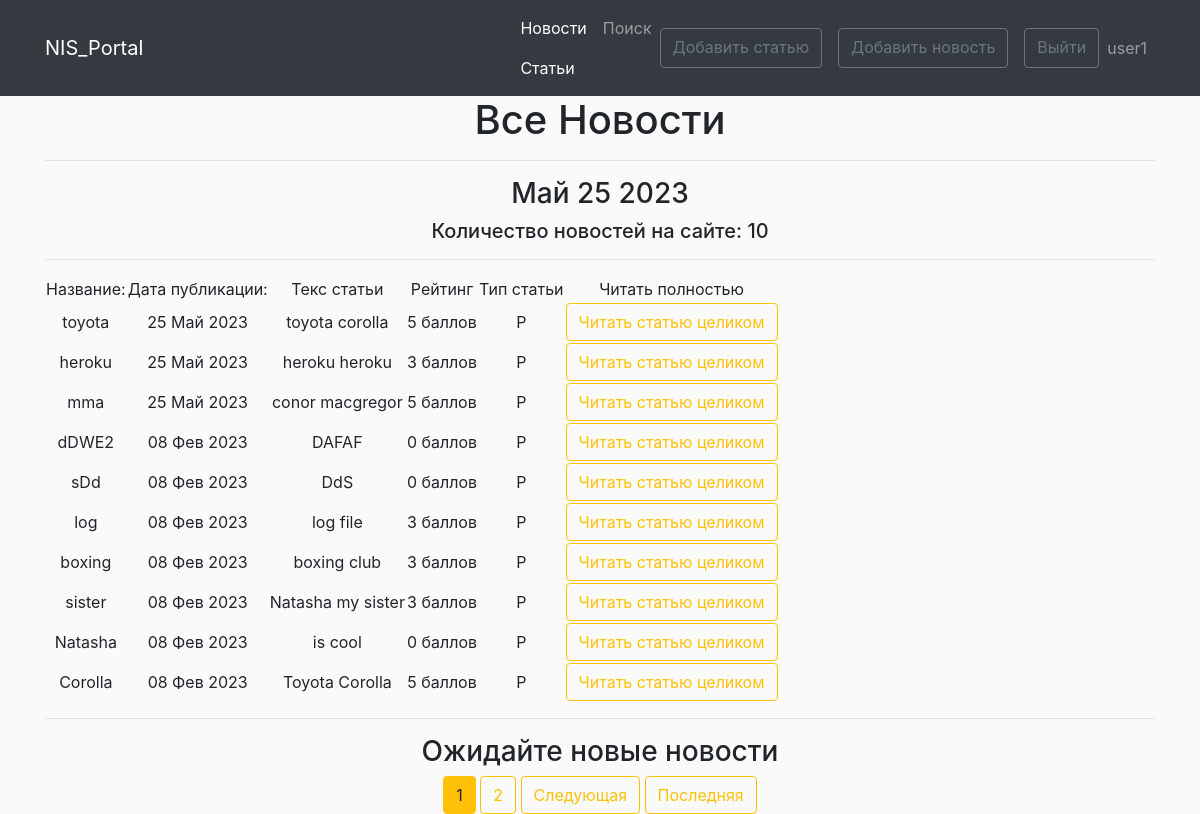
/posts/articles/ (signed in), run on the app's committed database.
### news/models.py (models this page shows, shortened)
class Post(models.Model):
    post = 'P'
    news = 'N'
    author = models.ForeignKey(Author, verbose_name='Автор', on_delete=models.CASCADE, related_name='posts')
    select = models.CharField('Статья или Новость', max_length=10, choices=SELECT, default=post)
    date = models.DateTimeField('Дата', default=timezone.now)
    categories = models.ManyToManyField(Category, through='PostCategory', verbose_name='Категория:')
    title = models.CharField('Название статьи', max_length=120, unique=True)
    text = models.TextField('Основной текст статьи')
    rating_post = models.IntegerField(default=0, verbose_name='Рейтинг:')
    class Meta:
        verbose_name = 'Пост'
        verbose_name_plural = 'Посты'
        ordering = ['-date']  # сортировка с конца списка articles

### news/views.py (the view)
# urls.py: path('articles/', cache_page(6*2)(views.ShowNewsView.as_view()), name='articles-main'),
class ShowNewsView(ListView):
    model = Post  # Указываем модель, объекты которой мы будем выводить
    ordering = ['-date']  # Поле, которое будет использоваться для сортировки объектов
    template_name = 'news/showNews.html'  # Указываем имя шаблона, в котором будут все инструкции о том, как именно пользователю должны быть показаны наши объекты
    context_object_name = 'news'  # Это имя списка, в котором будут лежать все объекты в HTML обращаемся к нему!!!
    paginate_by = 10  # постраничный вывод, сколько объектов выводим на 1 страницу
    def get_context_data(self, **kwargs):
        context = super().get_context_data(**kwargs)
        context['time_now'] = datetime.utcnow()
        context['next_news'] = 'Ожидайте новые новости'
        return context
    def get_queryset(self):
        if 'news' in self.request.path:
            self.queryset = super().get_queryset().filter(select='N')
            return self.queryset
        else:
            self.queryset = super().get_queryset().filter(select='P')
            return self.queryset

### news/templatetags/custom_filters.py (called while the page is built)
@register.filter()
def currency(value, code):
    postfix = CURRENCIES_SYMBOLS[code]
    return f'{value} {postfix}'

### news/templates/news/showNews.html (shortened to what this page needs)
{% extends 'news/base.html' %}
{% load custom_filters %}
{% load cache %}
{% block content %}
   <h1>Все Новости</h1>
   <hr>
    <h3>{{ time_now|date:'M d Y' }}</h3>
    {% cache 200 post_count %}
    <h5>Количество новостей на сайте: {{news|length}}</h5>
    {% endcache %}
    <hr>
   {% if news %}
       <table>
           <tr>
               <td>Название:</td>
               <td>Дата публикации:</td>
               <td>Текс статьи</td>
               <td>Рейтинг</td>
               <td>Тип статьи</td>
               <td>Читать полностью</td>
           </tr>
           {% for new in news %}
           <tr>
               <td>{{ new.title }}</td>
               <td>{{ new.date|date:'d M Y' }}</td>
               <td>{{ new.text|truncatechars:20 }}</td>
               <td>{{ new.rating_post|currency:"score" }}</td>
               <td>{{ new.select }}</td>
               {% if new.select == 'N'%}
               <td><a href="{% url 'news-detail' new.id %}" class="btn btn-outline-warning">Читать новость целиком</a></td>
               {% elif new.select == 'P'%}
               <td><a href="{% url 'articles-detail' new.id %}" class="btn btn-outline-warning">Читать статью целиком</a></td>
               {% else %}
               <td> Неизвестный тип контекта </td>
               {% endif %}
           </tr>
           {% endfor %}
       </table>
   {% else %}
       <h2>Новостей пока нет!</h2>
   {% endif %}
    <hr>
    <h3> {{ next_news|default_if_none:"Чуть позже появятся новые новости!" }} </h3>
   {% if is_paginated %}
      {% for num in page_obj.paginator.page_range %}
        {% if num == page_obj.number %}
          <button class="btn btn-warning">{{ num }}</button>
        {% elif num > page_obj.number|add:'-2' and num < page_obj.number|add:'2' %}
          <a href="?page={{ num }}" class="btn btn-outline-warning">{{ num }}</a>
        {% endif %}
      {% endfor %}
      {% if page_obj.has_next %}
        <a href="?page={{ page_obj.next_page_number }}" class="btn btn-outline-warning">Следующая</a>
        <a href="?page={{ page_obj.paginator.num_pages }}" class="btn btn-outline-warning">Последняя</a>
      {% endif %}
    {% endif %}
{% endblock content %}

### news/templates/news/base.html (shortened to what this page needs)
<!DOCTYPE html>
<html lang="en">
    <head>
        {% load static %}
        <link rel="stylesheet" href="https://stackpath.bootstrapcdn.com/bootstrap/4.1.3/css/bootstrap.min.css">
        <link href="{% static 'news/main.css' %}" rel="stylesheet" />
    </head>
    <body>
        <nav class="navbar navbar-expand-lg navbar-dark bg-dark static-top">
   <div class="container">
       <a class="navbar-brand" href="#">NIS_Portal</a>
       <div class="collapse navbar-collapse" id="navbarResponsive">
           <ul class="navbar-nav ml-auto">
               <li class="nav-item active">
                   <a class="nav-link" href="{% url 'news-main' %}">Новости
                   </a>
                   <a class="nav-link" href="{% url 'articles-main' %}">Статьи
                   </a>
               </li>
               <li class="nav-item">
                   <a class="nav-link" href="{% url 'news-search' %}">Поиск</a>
               </li>
           </ul>
           <div class="navbar-nav">
               {% if user.is_authenticated %}
               <a href="{% url 'articles-create' %}" class="btn btn-outline-secondary mr-3">Добавить статью</a>
               <a href="{% url 'news-create' %}" class="btn btn-outline-secondary mr-3">Добавить новость</a>
               <a href="{% url 'user-exit' %}" class="btn btn-outline-secondary">Выйти</a>
               <a class="nav-link" href="{% url 'profile' %}">{{ user.username }}</a>
               {% else %}
                <a href="{% url 'user-input' %}" class="btn btn-outline-secondary">Войти</a>
                <a href="{% url 'reg' %}" class="btn btn-outline-secondary mr-2">Регистрация</a>
               {% endif %}
           </div>
       </div>
   </div>
</nav>
        <div class="container">
            <div class="row">
                <div class="col-lg-12 text-center">
           {% block content %}
           {% endblock content %}
                </div>
            </div>
        </div>
    </body>
</html>

### news/static/news/main.css (style rules this page uses)
body { background: #fafafa }

### data on the page
Post: title "toyota", date "25 Май 2023", text "toyota corolla", rating_post "5 баллов", select "P", shows "Читать статью целиком"
Post: title "heroku", date "25 Май 2023", text "heroku heroku", rating_post "3 баллов", select "P", shows "Читать статью целиком"
Post: title "mma", date "25 Май 2023", text "conor macgregor", rating_post "5 баллов", select "P", shows "Читать статью целиком"
Post: title "dDWE2", date "08 Фев 2023", text "DAFAF", rating_post "0 баллов", select "P", shows "Читать статью целиком"
Post: title "sDd", date "08 Фев 2023", text "DdS", rating_post "0 баллов", select "P", shows "Читать статью целиком"
Post: title "log", date "08 Фев 2023", text "log file", rating_post "3 баллов", select "P", shows "Читать статью целиком"
Post: title "boxing", date "08 Фев 2023", text "boxing club", rating_post "3 баллов", select "P", shows "Читать статью целиком"
Post: title "sister", date "08 Фев 2023", text "Natasha my sister", rating_post "3 баллов", select "P", shows "Читать статью целиком"
Post: title "Natasha", date "08 Фев 2023", text "is cool", rating_post "0 баллов", select "P", shows "Читать статью целиком"
Post: title "Corolla", date "08 Фев 2023", text "Toyota Corolla", rating_post "5 баллов", select "P", shows "Читать статью целиком"

### other printed values
{{ user.username }} "user1"
{{ time_now|date:'M d Y' }} "Май 25 2023"
{{ news|length }} "10"
{{ next_news|default_if_none:"Чуть позже появятся новые новости!" }} "Ожидайте новые новости"
{{ num }} "1"
{{ num }} "2"
